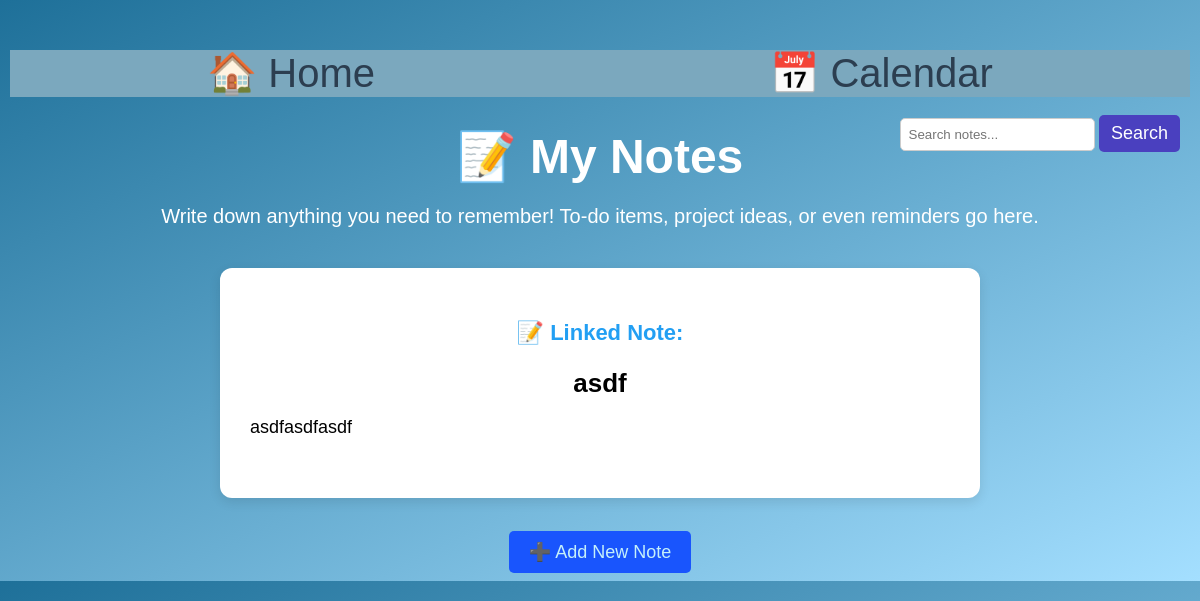
Page /notes?id=1 (signed in) on the earlier database version.
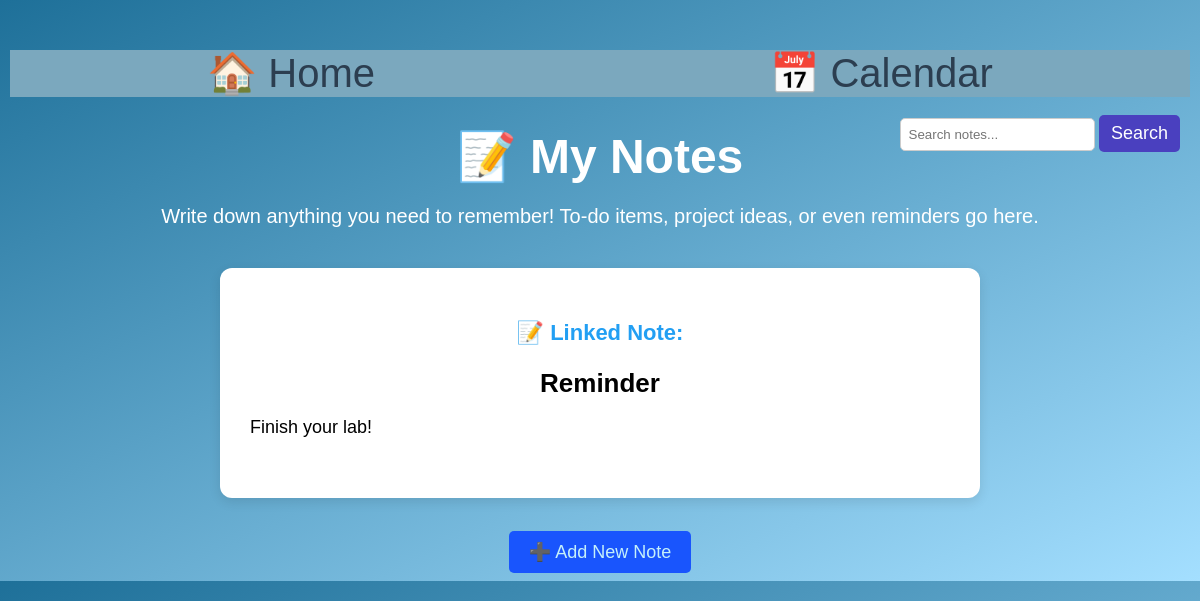
Same page on the later database version.
### models/note.py (models this page shows, shortened)
class Note(db.Model):
    __tablename__ = "notes"
    id = mapped_column(Integer, primary_key=True)
    title = mapped_column(String)
    content = mapped_column(Text)
    items = relationship('Item', back_populates='note')

### app.py (the view, shortened to what this page needs)
@app.route("/notes", methods=["GET", "POST"])
def notes_view():
    saved_title = saved_note = None
    note = None
    if "user" not in session:
        return redirect(url_for("home"))
    note_id = request.args.get("id")
    if note_id:
        try:
            note = db.session.get(Note, note_id)
            return render_template("notes.html", note=note)
        except (ValueError, TypeError):
            flash("Invalid note ID", "error")
            return redirect(url_for("notes_view"))

### templates/notes.html (shortened to what this page needs)
<!DOCTYPE html>
<html lang="en">
<head>
    <link rel="stylesheet" href="{{ url_for('static', filename='notes.css') }}">
</head>
<body>
  <nav>
        <ul>
          <li><a href="{{ url_for('home') }}">🏠 Home</a></li>
          <li><a href="{{ url_for('calendar_view') }}">📅 Calendar</a></li>
        </ul>
    </nav>
    <div class="search-bar">
        <form method="get" action="{{ url_for('notes_results') }}">
            <input type="text" name="search" placeholder="Search notes..." value="{{ query or '' }}">
            <button type="submit"> Search</button>
        </form>
        <br>
        </div>
    <h1>📝 My Notes</h1>
    <p>Write down anything you need to remember! To-do items, project ideas, or even reminders go here.</p>
    {% if note %}
      <div class="note-display">
          <h3 class="note-label">📝 Linked Note:</h3>
          <h2 class="note-title-text">{{ note.title }}</h2>
          <p class="note-content-text">{{ note.content }}</p>
      </div>
      <br>
      <a href="{{ url_for('notes_view') }}">
          <button class="view-notes-btn">➕ Add New Note</button>
      </a>
{% endif %}
</body>
</html>

### static/notes.css (style rules this page uses)
body { font-family: Arial, sans-serif; background: linear-gradient(to bottom right, #1e7099, #a4dfff); color: white; text-align: center; margin-top: 50px; }
h1 { text-align: center; font-size: 48px; margin-bottom: 10px; font-family: Arial, sans-serif; }
p { font-size: 20px; margin-bottom: 30px; font-family: Arial, sans-serif; }
button { font-size: 18px; margin-top: 15px; padding: 10px 20px; border: none; background-color: #7BA8BE; color:#c5f0fa ; cursor: pointer; border-radius: 5px; font-family: Arial, sans-serif; }
.note-display { margin-top: 40px; background-color: #fff; color: #000; padding: 20px; border-radius: 10px; width: 80%; margin-left: auto; margin-right: auto; box-shadow: 0 0 10px rgba(0,0,0,0.2); font-family: Arial, sans-serif; }
ul { list-style: none; margin: 0 2px; padding: 0; display: flex; justify-content: space-around; background-color: #7BA8BE; font-family: Arial, sans-serif; }
a { text-decoration: none; font-family: Arial, sans-serif; color: #2C3E50; }
nav { font-size: 40px; font-family: Arial, sans-serif; }
button { font-size: 18px; margin-top: 15px; padding: 10px 20px; border: none; background-color: rgb(25, 85, 253); color: #c5f0fa; cursor: pointer; border-radius: 5px; }
.note-display { margin-top: 40px; background-color: #ffffff; color: #000000; padding: 30px; border-radius: 12px; width: 85%; max-width: 700px; margin-left: auto; margin-right: auto; box-shadow: 0 4px 12px rgba(0, 0, 0, 0.1); text-align: center; }
.note-display strong, .note-label { font-size: 22px; color: #229ff3; }
.note-title-text { font-size: 26px; margin-bottom: 15px; color: #000000; }
.note-content-text { font-size: 18px; text-align: left; white-space: pre-wrap; }
.search-bar { position: absolute; top: 100px; right: 20px; font-family: Arial, sans-serif; }
.search-bar input { padding: 8px; border-radius: 5px; border: 1px solid #ccc; }
.search-bar button { padding: 8px 12px; border-radius: 5px; background-color: #4a40bf; color: white; border: none; cursor: pointer; }

Differences in the rows shown:
changed Note: title "asdf" → "Reminder"; content "asdfasdfasdf" → "Finish your lab!"
